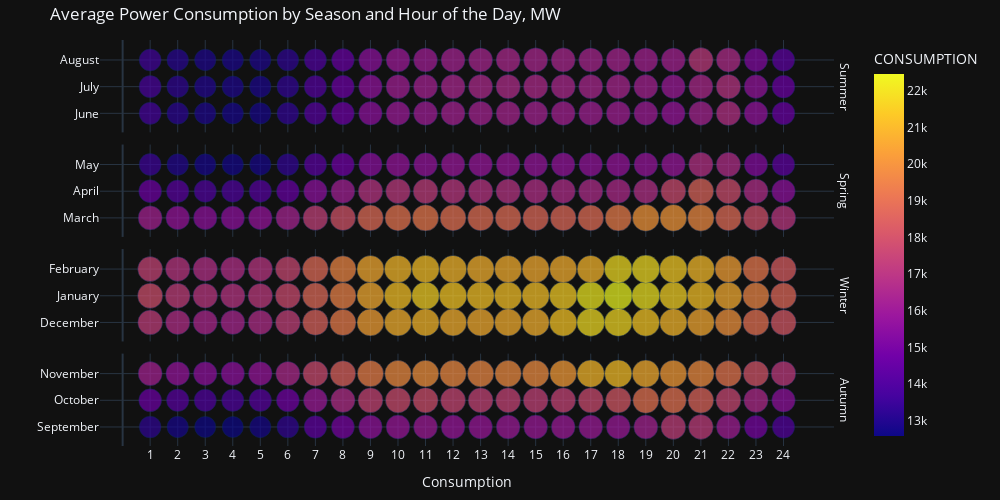

Source (notebook cell):
### Code cell
fig = px.scatter(df_4, x='hour', y = 'season_month', facet_row = 'season', color='CONSUMPTION', size='CONSUMPTION', hover_name="month",
             category_orders={"season": ["Autumn", "Winter", "Spring", "Summer"][::-1]}, labels={"month": "Month", 'value': "Generation"}, template="plotly_dark",
             color_discrete_sequence=px.colors.qualitative.Light24)

fig.update_traces(textposition='top center', mode='markers')

fig.for_each_annotation(lambda a: a.update(text=a.text.split("=")[-1]))

vals_w_order = [0, 1, 2]

fig.update_layout(
    title = "Average Power Consumption by Season and Hour of the Day, MW",
    autosize=False,
    width=1000,
    height=500,
    margin=dict(l=20, r=20, t=40, b=20),
    
    xaxis1=dict(
        title_text="Consumption",
        tickvals=list(range(1, 25)),
    ),
    xaxis2=dict(
        title_text="",
        tickvals=list(range(1, 25)),
    ),
    xaxis3=dict(
        title_text="",
        tickvals=list(range(1, 25)),
    ),
    xaxis4=dict(
        title_text="",
        tickvals=list(range(1, 25)),
    ),
    
    yaxis1=dict(
        title_text="",
        ticktext=["September", "October", "November"],
        tickvals=vals_w_order,
        tickmode="array",
    ),
    
    yaxis2=dict(
        title_text="",
        ticktext=["December", "January", "February"],
        tickvals=vals_w_order,
        tickmode="array",
    ),
    
    yaxis3=dict(
        title_text="",
        ticktext=["March", "April", "May"],
        tickvals=vals_w_order,
        tickmode="array",
    ),
    
    yaxis4=dict(
        title_text="",
        ticktext=["June", "July", "August"],
        tickvals=vals_w_order,
        tickmode="array",
    ),
    legend=dict(
    )
)

fig.update_yaxes(automargin=True, zeroline=False)



fig.update_xaxes()
fig.update_yaxes()

fig.update_traces(marker_line_color='rgb(8,48,107)',
                  marker_line_width=0.5, opacity=1)



fig.update_xaxes(showspikes=True, spikethickness=1, spikesnap="cursor", spikemode="across")
fig.update_yaxes(showspikes=True, spikethickness=1)

fig.show()

### Figure 1 — Plotly figure (JSON) as saved in the notebook; plotly's stock layout.template omitted (floating-point values rounded to 4 significant figures)
{"data": [{"hovertemplate": "<b>%{hovertext}</b><br><br>season=Summer<br>hour=%{x}<br>season_month=%{y}<br>CONSUMPTION=%{marker.color}<extra></extra>", "hovertext": ["June", "July", "August", "June", "July", "August", "June", "July", "August", "June", "July", "August", "June", "July", "August", "June", "July", "August", "June", "July", "August", "June", "July", "August", "June", "July", "August", "June", "July", "August", "June", "July", "August", "June", "July", "August", "June", "July", "August", "June", "July", "August", "June", "July", "August", "June", "July", "August", "June", "July", "August", "June", "July", "August", "June", "July", "August", "June", "July", "August", "June", "July", "August", "June", "July", "August", "June", "July", "August", "June", "July", "August"], "legendgroup": "", "marker": {"color": [13690.0, 13790.0, 13610.0, 13150.0, 13240.0, 13120.0, 12900.0, 13010.0, 12920.0, 12800.0, 12900.0, 12840.0, 12780.0, 12870.0, 12910.0, 13310.0, 13320.0, 13240.0, 14090.0, 14070.0, 13960.0, 14690.0, 14670.0, 14580.0, 15590.0, 15680.0, 15570.0, 16020.0, 16180.0, 16030.0, 16100.0, 16300.0, 16150.0, 16290.0, 16490.0, 16320.0, 16330.0, 16570.0, 16420.0, 16400.0, 16670.0, 16530.0, 16320.0, 16590.0, 16480.0, 16260.0, 16530.0, 16460.0, 16200.0, 16480.0, 16410.0, 16190.0, 16430.0, 16390.0, 16090.0, 16300.0, 16280.0, 15840.0, 16020.0, 16280.0, 16350.0, 16540.0, 17190.0, 16830.0, 16930.0, 16660.0, 15710.0, 15730.0, 15250.0, 14600.0, 14640.0, 14310.0], "coloraxis": "coloraxis", "line": {"color": "rgb(8,48,107)", "width": 0.5}, "size": [13690.0, 13790.0, 13610.0, 13150.0, 13240.0, 13120.0, 12900.0, 13010.0, 12920.0, 12800.0, 12900.0, 12840.0, 12780.0, 12870.0, 12910.0, 13310.0, 13320.0, 13240.0, 14090.0, 14070.0, 13960.0, 14690.0, 14670.0, 14580.0, 15590.0, 15680.0, 15570.0, 16020.0, 16180.0, 16030.0, 16100.0, 16300.0, 16150.0, 16290.0, 16490.0, 16320.0, 16330.0, 16570.0, 16420.0, 16400.0, 16670.0, 16530.0, 16320.0, 16590.0, 16480.0, 16260.0, 16530.0, 16460.0, 16200.0, 16480.0, 16410.0, 16190.0, 16430.0, 16390.0, 16090.0, 16300.0, 16280.0, 15840.0, 16020.0, 16280.0, 16350.0, 16540.0, 17190.0, 16830.0, 16930.0, 16660.0, 15710.0, 15730.0, 15250.0, 14600.0, 14640.0, 14310.0], "sizemode": "area", "sizeref": 56.15, "symbol": "circle"}, "mode": "markers", "name": "", "opacity": 1, "orientation": "v", "showlegend": false, "textposition": "top center", "type": "scatter", "x": [1, 1, 1, 2, 2, 2, 3, 3, 3, 4, 4, 4, 5, 5, 5, 6, 6, 6, 7, 7, 7, 8, 8, 8, 9, 9, 9, 10, 10, 10, 11, 11, 11, 12, 12, 12, 13, 13, 13, 14, 14, 14, 15, 15, 15, 16, 16, 16, 17, 17, 17, 18, 18, 18, 19, 19, 19, 20, 20, 20, 21, 21, 21, 22, 22, 22, 23, 23, 23, 24, 24, 24], "xaxis": "x4", "y": [0, 1, 2, 0, 1, 2, 0, 1, 2, 0, 1, 2, 0, 1, 2, 0, 1, 2, 0, 1, 2, 0, 1, 2, 0, 1, 2, 0, 1, 2, 0, 1, 2, 0, 1, 2, 0, 1, 2, 0, 1, 2, 0, 1, 2, 0, 1, 2, 0, 1, 2, 0, 1, 2, 0, 1, 2, 0, 1, 2, 0, 1, 2, 0, 1, 2, 0, 1, 2, 0, 1, 2], "yaxis": "y4"}, {"hovertemplate": "<b>%{hovertext}</b><br><br>season=Spring<br>hour=%{x}<br>season_month=%{y}<br>CONSUMPTION=%{marker.color}<extra></extra>", "hovertext": ["March", "April", "May", "March", "April", "May", "March", "April", "May", "March", "April", "May", "March", "April", "May", "March", "April", "May", "March", "April", "May", "March", "April", "May", "March", "April", "May", "March", "April", "May", "March", "April", "May", "March", "April", "May", "March", "April", "May", "March", "April", "May", "March", "April", "May", "March", "April", "May", "March", "April", "May", "March", "April", "May", "March", "April", "May", "March", "April", "May", "March", "April", "May", "March", "April", "May", "March", "April", "May", "March", "April", "May"], "legendgroup": "", "marker": {"color": [16270.0, 14710.0, 13520.0, 15800.0, 14180.0, 13000.0, 15610.0, 13950.0, 12790.0, 15570.0, 13924, 12720.0, 15790.0, 14090.0, 12770.0, 16340.0, 14550.0, 13310.0, 17400.0, 15570.0, 14220.0, 18040.0, 16210.0, 14770.0, 18860.0, 16930.0, 15510.0, 19140.0, 17150.0, 15790.0, 19290.0, 17260.0, 15780.0, 19050.0, 17050.0, 15910.0, 18940.0, 16950.0, 15880.0, 18890.0, 16920.0, 15910.0, 18780.0, 16770.0, 15810.0, 18770.0, 16680.0, 15740.0, 18900.0, 16650.0, 15710.0, 19390.0, 16610.0, 15780.0, 20130.0, 16780.0, 15830.0, 20140.0, 17740.0, 15870.0, 19790.0, 18610.0, 16840.0, 18830.0, 17830.0, 16700.0, 17930.0, 16720.0, 15330.0, 17040.0, 15570.0, 14320.0], "coloraxis": "coloraxis", "line": {"color": "rgb(8,48,107)", "width": 0.5}, "size": [16270.0, 14710.0, 13520.0, 15800.0, 14180.0, 13000.0, 15610.0, 13950.0, 12790.0, 15570.0, 13924, 12720.0, 15790.0, 14090.0, 12770.0, 16340.0, 14550.0, 13310.0, 17400.0, 15570.0, 14220.0, 18040.0, 16210.0, 14770.0, 18860.0, 16930.0, 15510.0, 19140.0, 17150.0, 15790.0, 19290.0, 17260.0, 15780.0, 19050.0, 17050.0, 15910.0, 18940.0, 16950.0, 15880.0, 18890.0, 16920.0, 15910.0, 18780.0, 16770.0, 15810.0, 18770.0, 16680.0, 15740.0, 18900.0, 16650.0, 15710.0, 19390.0, 16610.0, 15780.0, 20130.0, 16780.0, 15830.0, 20140.0, 17740.0, 15870.0, 19790.0, 18610.0, 16840.0, 18830.0, 17830.0, 16700.0, 17930.0, 16720.0, 15330.0, 17040.0, 15570.0, 14320.0], "sizemode": "area", "sizeref": 56.15, "symbol": "circle"}, "mode": "markers", "name": "", "opacity": 1, "orientation": "v", "showlegend": false, "textposition": "top center", "type": "scatter", "x": [1, 1, 1, 2, 2, 2, 3, 3, 3, 4, 4, 4, 5, 5, 5, 6, 6, 6, 7, 7, 7, 8, 8, 8, 9, 9, 9, 10, 10, 10, 11, 11, 11, 12, 12, 12, 13, 13, 13, 14, 14, 14, 15, 15, 15, 16, 16, 16, 17, 17, 17, 18, 18, 18, 19, 19, 19, 20, 20, 20, 21, 21, 21, 22, 22, 22, 23, 23, 23, 24, 24, 24], "xaxis": "x3", "y": [0, 1, 2, 0, 1, 2, 0, 1, 2, 0, 1, 2, 0, 1, 2, 0, 1, 2, 0, 1, 2, 0, 1, 2, 0, 1, 2, 0, 1, 2, 0, 1, 2, 0, 1, 2, 0, 1, 2, 0, 1, 2, 0, 1, 2, 0, 1, 2, 0, 1, 2, 0, 1, 2, 0, 1, 2, 0, 1, 2, 0, 1, 2, 0, 1, 2, 0, 1, 2, 0, 1, 2], "yaxis": "y3"}, {"hovertemplate": "<b>%{hovertext}</b><br><br>season=Winter<br>hour=%{x}<br>season_month=%{y}<br>CONSUMPTION=%{marker.color}<extra></extra>", "hovertext": ["January", "February", "December", "January", "February", "December", "January", "February", "December", "January", "February", "December", "January", "February", "December", "January", "February", "December", "January", "February", "December", "January", "February", "December", "January", "February", "December", "January", "February", "December", "January", "February", "December", "January", "February", "December", "January", "February", "December", "January", "February", "December", "January", "February", "December", "January", "February", "December", "January", "February", "December", "January", "February", "December", "January", "February", "December", "January", "February", "December", "January", "February", "December", "January", "February", "December", "January", "February", "December", "January", "February", "December"], "legendgroup": "", "marker": {"color": [17860.0, 17510.0, 17280.0, 17310.0, 17010.0, 16730.0, 17050.0, 16790.0, 16490.0, 16990.0, 16760.0, 16440.0, 17180.0, 17000.0, 16700.0, 17770.0, 17660.0, 17370.0, 18800.0, 18840.0, 18580.0, 19570.0, 19700.0, 19370.0, 20720.0, 20690.0, 20420.0, 21290.0, 21060.0, 20850.0, 21590.0, 21230.0, 21020.0, 21420.0, 21000.0, 20820.0, 21310.0, 20860.0, 20750.0, 21280.0, 20810.0, 20810.0, 21250.0, 20730.0, 20860.0, 21550.0, 20800.0, 21350.0, 22190.0, 20980.0, 21900.0, 22460.0, 21920.0, 21800.0, 22090.0, 21900.0, 21420.0, 21650.0, 21500.0, 21010.0, 21300.0, 21100.0, 20650.0, 20710.0, 20430.0, 20050.0, 19650.0, 19290.0, 19050.0, 18750.0, 18370.0, 18190.0], "coloraxis": "coloraxis", "line": {"color": "rgb(8,48,107)", "width": 0.5}, "size": [17860.0, 17510.0, 17280.0, 17310.0, 17010.0, 16730.0, 17050.0, 16790.0, 16490.0, 16990.0, 16760.0, 16440.0, 17180.0, 17000.0, 16700.0, 17770.0, 17660.0, 17370.0, 18800.0, 18840.0, 18580.0, 19570.0, 19700.0, 19370.0, 20720.0, 20690.0, 20420.0, 21290.0, 21060.0, 20850.0, 21590.0, 21230.0, 21020.0, 21420.0, 21000.0, 20820.0, 21310.0, 20860.0, 20750.0, 21280.0, 20810.0, 20810.0, 21250.0, 20730.0, 20860.0, 21550.0, 20800.0, 21350.0, 22190.0, 20980.0, 21900.0, 22460.0, 21920.0, 21800.0, 22090.0, 21900.0, 21420.0, 21650.0, 21500.0, 21010.0, 21300.0, 21100.0, 20650.0, 20710.0, 20430.0, 20050.0, 19650.0, 19290.0, 19050.0, 18750.0, 18370.0, 18190.0], "sizemode": "area", "sizeref": 56.15, "symbol": "circle"}, "mode": "markers", "name": "", "opacity": 1, "orientation": "v", "showlegend": false, "textposition": "top center", "type": "scatter", "x": [1, 1, 1, 2, 2, 2, 3, 3, 3, 4, 4, 4, 5, 5, 5, 6, 6, 6, 7, 7, 7, 8, 8, 8, 9, 9, 9, 10, 10, 10, 11, 11, 11, 12, 12, 12, 13, 13, 13, 14, 14, 14, 15, 15, 15, 16, 16, 16, 17, 17, 17, 18, 18, 18, 19, 19, 19, 20, 20, 20, 21, 21, 21, 22, 22, 22, 23, 23, 23, 24, 24, 24], "xaxis": "x2", "y": [1, 2, 0, 1, 2, 0, 1, 2, 0, 1, 2, 0, 1, 2, 0, 1, 2, 0, 1, 2, 0, 1, 2, 0, 1, 2, 0, 1, 2, 0, 1, 2, 0, 1, 2, 0, 1, 2, 0, 1, 2, 0, 1, 2, 0, 1, 2, 0, 1, 2, 0, 1, 2, 0, 1, 2, 0, 1, 2, 0, 1, 2, 0, 1, 2, 0, 1, 2, 0, 1, 2, 0], "yaxis": "y2"}, {"hovertemplate": "<b>%{hovertext}</b><br><br>season=Autumn<br>hour=%{x}<br>season_month=%{y}<br>CONSUMPTION=%{marker.color}<extra></extra>", "hovertext": ["September", "October", "November", "September", "October", "November", "September", "October", "November", "September", "October", "November", "September", "October", "November", "September", "October", "November", "September", "October", "November", "September", "October", "November", "September", "October", "November", "September", "October", "November", "September", "October", "November", "September", "October", "November", "September", "October", "November", "September", "October", "November", "September", "October", "November", "September", "October", "November", "September", "October", "November", "September", "October", "November", "September", "October", "November", "September", "October", "November", "September", "October", "November", "September", "October", "November", "September", "October", "November", "September", "October", "November"], "legendgroup": "", "marker": {"color": [13230.0, 14670.0, 16300.0, 12800.0, 14190.0, 15800.0, 12620.0, 13970.0, 15600.0, 12580.0, 13920.0, 15580.0, 12750.0, 14140.0, 15830.0, 13290.0, 14830.0, 16560.0, 14370.0, 16000.0, 17750.0, 14970.0, 16700.0, 18530.0, 15650.0, 17530.0, 19470.0, 15920.0, 17800.0, 19830.0, 16060.0, 17870.0, 20000.0, 15890.0, 17590.0, 19800.0, 15900.0, 17480.0, 19740.0, 16000.0, 17490.0, 19830.0, 15980.0, 17440.0, 19880.0, 15990.0, 17490.0, 20290.0, 16000.0, 17753, 21040.0, 15970.0, 18200.0, 21190.0, 16320.0, 19070.0, 20780.0, 17300.0, 19070.0, 20300.0, 17260.0, 18620.0, 19880.0, 16130.0, 17608, 19200.0, 14990.0, 16610.0, 18080.0, 14020.0, 15610.0, 17190.0], "coloraxis": "coloraxis", "line": {"color": "rgb(8,48,107)", "width": 0.5}, "size": [13230.0, 14670.0, 16300.0, 12800.0, 14190.0, 15800.0, 12620.0, 13970.0, 15600.0, 12580.0, 13920.0, 15580.0, 12750.0, 14140.0, 15830.0, 13290.0, 14830.0, 16560.0, 14370.0, 16000.0, 17750.0, 14970.0, 16700.0, 18530.0, 15650.0, 17530.0, 19470.0, 15920.0, 17800.0, 19830.0, 16060.0, 17870.0, 20000.0, 15890.0, 17590.0, 19800.0, 15900.0, 17480.0, 19740.0, 16000.0, 17490.0, 19830.0, 15980.0, 17440.0, 19880.0, 15990.0, 17490.0, 20290.0, 16000.0, 17753, 21040.0, 15970.0, 18200.0, 21190.0, 16320.0, 19070.0, 20780.0, 17300.0, 19070.0, 20300.0, 17260.0, 18620.0, 19880.0, 16130.0, 17608, 19200.0, 14990.0, 16610.0, 18080.0, 14020.0, 15610.0, 17190.0], "sizemode": "area", "sizeref": 56.15, "symbol": "circle"}, "mode": "markers", "name": "", "opacity": 1, "orientation": "v", "showlegend": false, "textposition": "top center", "type": "scatter", "x": [1, 1, 1, 2, 2, 2, 3, 3, 3, 4, 4, 4, 5, 5, 5, 6, 6, 6, 7, 7, 7, 8, 8, 8, 9, 9, 9, 10, 10, 10, 11, 11, 11, 12, 12, 12, 13, 13, 13, 14, 14, 14, 15, 15, 15, 16, 16, 16, 17, 17, 17, 18, 18, 18, 19, 19, 19, 20, 20, 20, 21, 21, 21, 22, 22, 22, 23, 23, 23, 24, 24, 24], "xaxis": "x", "y": [0, 1, 2, 0, 1, 2, 0, 1, 2, 0, 1, 2, 0, 1, 2, 0, 1, 2, 0, 1, 2, 0, 1, 2, 0, 1, 2, 0, 1, 2, 0, 1, 2, 0, 1, 2, 0, 1, 2, 0, 1, 2, 0, 1, 2, 0, 1, 2, 0, 1, 2, 0, 1, 2, 0, 1, 2, 0, 1, 2, 0, 1, 2, 0, 1, 2, 0, 1, 2, 0, 1, 2], "yaxis": "y"}], "layout": {"annotations": [{"font": {}, "showarrow": false, "text": "Autumn", "textangle": 90, "x": 0.98, "xanchor": "left", "xref": "paper", "y": 0.1138, "yanchor": "middle", "yref": "paper"}, {"font": {}, "showarrow": false, "text": "Winter", "textangle": 90, "x": 0.98, "xanchor": "left", "xref": "paper", "y": 0.3712, "yanchor": "middle", "yref": "paper"}, {"font": {}, "showarrow": false, "text": "Spring", "textangle": 90, "x": 0.98, "xanchor": "left", "xref": "paper", "y": 0.6288, "yanchor": "middle", "yref": "paper"}, {"font": {}, "showarrow": false, "text": "Summer", "textangle": 90, "x": 0.98, "xanchor": "left", "xref": "paper", "y": 0.8862, "yanchor": "middle", "yref": "paper"}], "autosize": false, "coloraxis": {"colorbar": {"title": {"text": "CONSUMPTION"}}, "colorscale": [[0, "#0d0887"], [0.1111, "#46039f"], [0.2222, "#7201a8"], [0.3333, "#9c179e"], [0.4444, "#bd3786"], [0.5556, "#d8576b"], [0.6667, "#ed7953"], [0.7778, "#fb9f3a"], [0.8889, "#fdca26"], [1, "#f0f921"]]}, "height": 500, "legend": {"itemsizing": "constant", "tracegroupgap": 0}, "margin": {"b": 20, "l": 20, "r": 20, "t": 40}, "title": {"text": "Average Power Consumption by Season and Hour of the Day, MW"}, "width": 1000, "xaxis": {"anchor": "y", "autorange": true, "domain": [0, 0.98], "range": [-0.8541, 25.87], "showspikes": true, "spikemode": "across", "spikesnap": "cursor", "spikethickness": 1, "tickvals": [1, 2, 3, 4, 5, 6, 7, 8, 9, 10, 11, 12, 13, 14, 15, 16, 17, 18, 19, 20, 21, 22, 23, 24], "title": {"text": "Consumption"}, "type": "linear"}, "xaxis2": {"anchor": "y2", "autorange": true, "domain": [0, 0.98], "matches": "x", "range": [-0.8541, 25.87], "showspikes": true, "showticklabels": false, "spikemode": "across", "spikesnap": "cursor", "spikethickness": 1, "tickvals": [1, 2, 3, 4, 5, 6, 7, 8, 9, 10, 11, 12, 13, 14, 15, 16, 17, 18, 19, 20, 21, 22, 23, 24], "title": {"text": ""}, "type": "linear"}, "xaxis3": {"anchor": "y3", "autorange": true, "domain": [0, 0.98], "matches": "x", "range": [-0.8541, 25.87], "showspikes": true, "showticklabels": false, "spikemode": "across", "spikesnap": "cursor", "spikethickness": 1, "tickvals": [1, 2, 3, 4, 5, 6, 7, 8, 9, 10, 11, 12, 13, 14, 15, 16, 17, 18, 19, 20, 21, 22, 23, 24], "title": {"text": ""}, "type": "linear"}, "xaxis4": {"anchor": "y4", "autorange": true, "domain": [0, 0.98], "matches": "x", "range": [-0.8541, 25.87], "showspikes": true, "showticklabels": false, "spikemode": "across", "spikesnap": "cursor", "spikethickness": 1, "tickvals": [1, 2, 3, 4, 5, 6, 7, 8, 9, 10, 11, 12, 13, 14, 15, 16, 17, 18, 19, 20, 21, 22, 23, 24], "title": {"text": ""}, "type": "linear"}, "yaxis": {"anchor": "x", "automargin": true, "autorange": true, "domain": [0, 0.2275], "range": [-0.7771, 2.777], "showspikes": true, "spikethickness": 1, "tickmode": "array", "ticktext": ["September", "October", "November"], "tickvals": [0, 1, 2], "title": {"text": ""}, "type": "linear", "zeroline": false}, "yaxis2": {"anchor": "x2", "automargin": true, "autorange": true, "domain": [0.2575, 0.485], "matches": "y", "range": [-0.7771, 2.777], "showspikes": true, "spikethickness": 1, "tickmode": "array", "ticktext": ["December", "January", "February"], "tickvals": [0, 1, 2], "title": {"text": ""}, "type": "linear", "zeroline": false}, "yaxis3": {"anchor": "x3", "automargin": true, "autorange": true, "domain": [0.515, 0.7425], "matches": "y", "range": [-0.7771, 2.777], "showspikes": true, "spikethickness": 1, "tickmode": "array", "ticktext": ["March", "April", "May"], "tickvals": [0, 1, 2], "title": {"text": ""}, "type": "linear", "zeroline": false}, "yaxis4": {"anchor": "x4", "automargin": true, "autorange": true, "domain": [0.7725, 1], "matches": "y", "range": [-0.7771, 2.777], "showspikes": true, "spikethickness": 1, "tickmode": "array", "ticktext": ["June", "July", "August"], "tickvals": [0, 1, 2], "title": {"text": ""}, "type": "linear", "zeroline": false}}}
